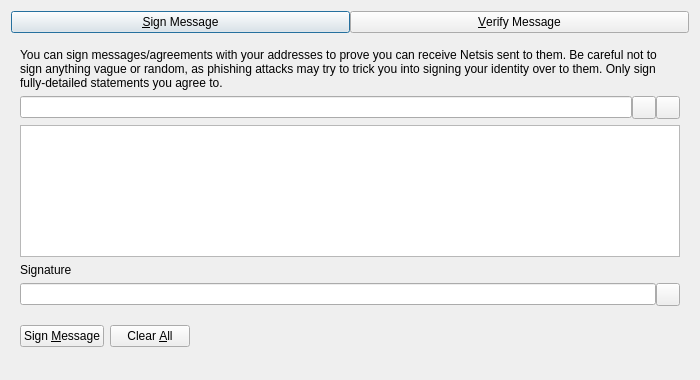
<?xml version="1.0" encoding="UTF-8"?>
<ui version="4.0">
 <class>SignVerifyMessageDialog</class>
 <widget class="QDialog" name="SignVerifyMessageDialog">
  <property name="geometry">
   <rect>
    <x>0</x>
    <y>0</y>
    <width>700</width>
    <height>380</height>
   </rect>
  </property>
  <property name="windowTitle">
   <string>Signatures - Sign / Verify a Message</string>
  </property>
  <property name="modal">
   <bool>true</bool>
  </property>
  <layout class="QVBoxLayout" name="verticalLayout">
   <item>
    <layout class="QHBoxLayout" name="horizontalLayout_Buttons_2">
     <property name="spacing">
      <number>0</number>
     </property>
     <property name="topMargin">
      <number>0</number>
     </property>
     <item>
      <widget class="QPushButton" name="btnSignMessage">
       <property name="text">
        <string>&amp;Sign Message</string>
       </property>
       <property name="checkable">
        <bool>true</bool>
       </property>
      </widget>
     </item>
     <item>
      <widget class="QPushButton" name="btnVerifyMessage">
       <property name="text">
        <string>&amp;Verify Message</string>
       </property>
       <property name="checkable">
        <bool>true</bool>
       </property>
      </widget>
     </item>
    </layout>
   </item>
   <item>
    <widget class="QStackedWidget" name="stackedWidgetSig">
     <property name="minimumSize">
      <size>
       <width>0</width>
       <height>0</height>
      </size>
     </property>
     <property name="currentIndex">
      <number>0</number>
     </property>
     <widget class="QWidget" name="pageSignMessage">
      <layout class="QVBoxLayout" name="verticalLayout_SM">
       <item>
        <widget class="QLabel" name="infoLabel_SM">
         <property name="text">
          <string>You can sign messages/agreements with your addresses to prove you can receive Netsis sent to them. Be careful not to sign anything vague or random, as phishing attacks may try to trick you into signing your identity over to them. Only sign fully-detailed statements you agree to.</string>
         </property>
         <property name="textFormat">
          <enum>Qt::PlainText</enum>
         </property>
         <property name="wordWrap">
          <bool>true</bool>
         </property>
        </widget>
       </item>
       <item>
        <layout class="QHBoxLayout" name="horizontalLayout_1_SM">
         <property name="spacing">
          <number>0</number>
         </property>
         <item>
          <widget class="QValidatedLineEdit" name="addressIn_SM">
           <property name="toolTip">
            <string>The Netsis address to sign the message with</string>
           </property>
          </widget>
         </item>
         <item>
          <widget class="QToolButton" name="addressBookButton_SM">
           <property name="toolTip">
            <string>Choose previously used address</string>
           </property>
           <property name="text">
            <string/>
           </property>
           <property name="shortcut">
            <string>Alt+A</string>
           </property>
          </widget>
         </item>
         <item>
          <widget class="QToolButton" name="pasteButton_SM">
           <property name="toolTip">
            <string>Paste address from clipboard</string>
           </property>
           <property name="text">
            <string/>
           </property>
           <property name="shortcut">
            <string>Alt+P</string>
           </property>
          </widget>
         </item>
        </layout>
       </item>
       <item>
        <widget class="QPlainTextEdit" name="messageIn_SM">
         <property name="toolTip">
          <string>Enter the message you want to sign here</string>
         </property>
        </widget>
       </item>
       <item>
        <widget class="QLabel" name="signatureLabel_SM">
         <property name="text">
          <string>Signature</string>
         </property>
         <property name="textFormat">
          <enum>Qt::PlainText</enum>
         </property>
        </widget>
       </item>
       <item>
        <layout class="QHBoxLayout" name="horizontalLayout_2_SM">
         <property name="spacing">
          <number>0</number>
         </property>
         <item>
          <widget class="QLineEdit" name="signatureOut_SM">
           <property name="readOnly">
            <bool>true</bool>
           </property>
          </widget>
         </item>
         <item>
          <widget class="QToolButton" name="copySignatureButton_SM">
           <property name="toolTip">
            <string>Copy the current signature to the system clipboard</string>
           </property>
           <property name="text">
            <string/>
           </property>
          </widget>
         </item>
        </layout>
       </item>
       <item>
        <layout class="QHBoxLayout" name="horizontalLayout_3_SM">
         <item>
          <widget class="QPushButton" name="signMessageButton_SM">
           <property name="toolTip">
            <string>Sign the message to prove you own this Netsis address</string>
           </property>
           <property name="text">
            <string>Sign &amp;Message</string>
           </property>
           <property name="autoDefault">
            <bool>false</bool>
           </property>
          </widget>
         </item>
         <item>
          <widget class="QPushButton" name="clearButton_SM">
           <property name="toolTip">
            <string>Reset all sign message fields</string>
           </property>
           <property name="text">
            <string>Clear &amp;All</string>
           </property>
           <property name="autoDefault">
            <bool>false</bool>
           </property>
          </widget>
         </item>
         <item>
          <spacer name="horizontalSpacer_1_SM">
           <property name="orientation">
            <enum>Qt::Horizontal</enum>
           </property>
           <property name="sizeHint" stdset="0">
            <size>
             <width>40</width>
             <height>48</height>
            </size>
           </property>
          </spacer>
         </item>
         <item>
          <widget class="QLabel" name="statusLabel_SM">
           <property name="text">
            <string/>
           </property>
           <property name="wordWrap">
            <bool>true</bool>
           </property>
          </widget>
         </item>
         <item>
          <spacer name="horizontalSpacer_2_SM">
           <property name="orientation">
            <enum>Qt::Horizontal</enum>
           </property>
           <property name="sizeHint" stdset="0">
            <size>
             <width>40</width>
             <height>48</height>
            </size>
           </property>
          </spacer>
         </item>
        </layout>
       </item>
      </layout>
     </widget>
     <widget class="QWidget" name="pageVerifyMessage">
      <layout class="QVBoxLayout" name="verticalLayout_VM">
       <item>
        <widget class="QLabel" name="infoLabel_VM">
         <property name="text">
          <string>Enter the receiver's address, message (ensure you copy line breaks, spaces, tabs, etc. exactly) and signature below to verify the message. Be careful not to read more into the signature than what is in the signed message itself, to avoid being tricked by a man-in-the-middle attack. Note that this only proves the signing party receives with the address, it cannot prove sendership of any transaction!</string>
         </property>
         <property name="textFormat">
          <enum>Qt::PlainText</enum>
         </property>
         <property name="alignment">
          <set>Qt::AlignLeading|Qt::AlignLeft|Qt::AlignTop</set>
         </property>
         <property name="wordWrap">
          <bool>true</bool>
         </property>
        </widget>
       </item>
       <item>
        <layout class="QHBoxLayout" name="horizontalLayout_1_VM">
         <property name="spacing">
          <number>0</number>
         </property>
         <item>
          <widget class="QValidatedLineEdit" name="addressIn_VM">
           <property name="toolTip">
            <string>The Netsis address the message was signed with</string>
           </property>
          </widget>
         </item>
         <item>
          <widget class="QToolButton" name="addressBookButton_VM">
           <property name="toolTip">
            <string>Choose previously used address</string>
           </property>
           <property name="text">
            <string/>
           </property>
           <property name="shortcut">
            <string>Alt+A</string>
           </property>
          </widget>
         </item>
        </layout>
       </item>
       <item>
        <widget class="QPlainTextEdit" name="messageIn_VM"/>
       </item>
       <item>
        <widget class="QValidatedLineEdit" name="signatureIn_VM"/>
       </item>
       <item>
        <layout class="QHBoxLayout" name="horizontalLayout_2_VM">
         <item>
          <widget class="QPushButton" name="verifyMessageButton_VM">
           <property name="toolTip">
            <string>Verify the message to ensure it was signed with the specified Netsis address</string>
           </property>
           <property name="text">
            <string>Verify &amp;Message</string>
           </property>
           <property name="autoDefault">
            <bool>false</bool>
           </property>
          </widget>
         </item>
         <item>
          <widget class="QPushButton" name="clearButton_VM">
           <property name="toolTip">
            <string>Reset all verify message fields</string>
           </property>
           <property name="text">
            <string>Clear &amp;All</string>
           </property>
           <property name="autoDefault">
            <bool>false</bool>
           </property>
          </widget>
         </item>
         <item>
          <spacer name="horizontalSpacer_1_VM">
           <property name="orientation">
            <enum>Qt::Horizontal</enum>
           </property>
           <property name="sizeHint" stdset="0">
            <size>
             <width>40</width>
             <height>48</height>
            </size>
           </property>
          </spacer>
         </item>
         <item>
          <widget class="QLabel" name="statusLabel_VM">
           <property name="text">
            <string/>
           </property>
           <property name="wordWrap">
            <bool>true</bool>
           </property>
          </widget>
         </item>
         <item>
          <spacer name="horizontalSpacer_2_VM">
           <property name="orientation">
            <enum>Qt::Horizontal</enum>
           </property>
           <property name="sizeHint" stdset="0">
            <size>
             <width>40</width>
             <height>48</height>
            </size>
           </property>
          </spacer>
         </item>
        </layout>
       </item>
      </layout>
     </widget>
    </widget>
   </item>
  </layout>
 </widget>
 <customwidgets>
  <customwidget>
   <class>QValidatedLineEdit</class>
   <extends>QLineEdit</extends>
   <header>qt/qvalidatedlineedit.h</header>
  </customwidget>
 </customwidgets>
 <resources>
  <include location="../netsis.qrc"/>
 </resources>
 <connections/>
</ui>
